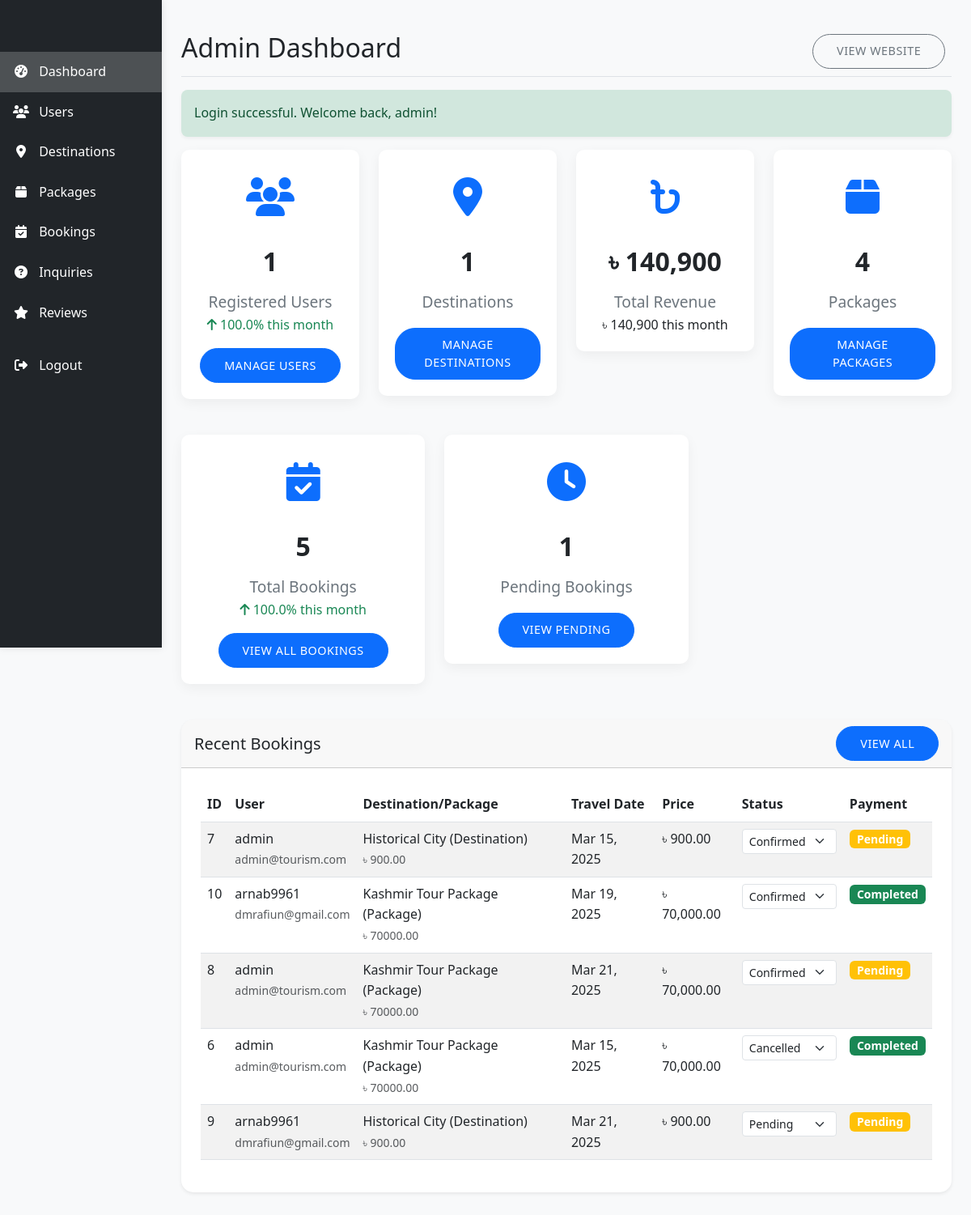
/admin/index.php (signed in), run on an earlier commit of the app's database.
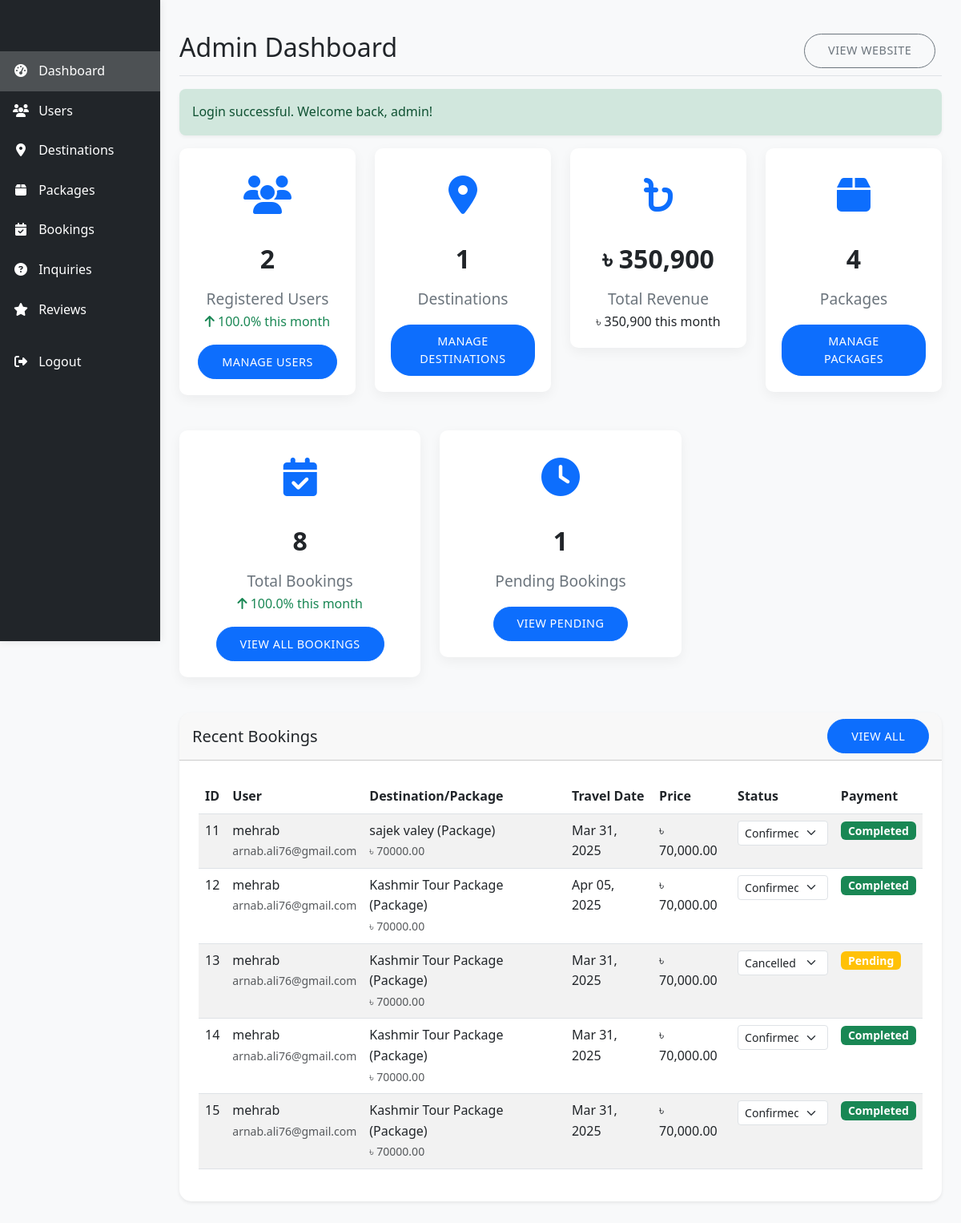
And on a later commit of the database.
### tables this page shows
CREATE TABLE `bookings` (
  `id` int(11) NOT NULL,
  `user_id` int(11) NOT NULL,
  `package_id` int(11) DEFAULT NULL,
  `destination_id` int(11) DEFAULT NULL,
  `booking_date` date NOT NULL,
  `travel_date` date NOT NULL,
  `num_travelers` int(11) NOT NULL,
  `total_price` decimal(10,2) NOT NULL,
  `status` enum('pending','confirmed','cancelled') DEFAULT 'pending',
  `payment_status` enum('pending','completed') DEFAULT 'pending',
  `created_at` timestamp NOT NULL DEFAULT current_timestamp()
);

CREATE TABLE `users` (
  `id` int(11) NOT NULL,
  `username` varchar(50) NOT NULL,
  `password` varchar(255) NOT NULL,
  `email` varchar(100) NOT NULL,
  `full_name` varchar(100) NOT NULL,
  `phone` varchar(20) DEFAULT NULL,
  `address` text DEFAULT NULL,
  `user_type` enum('admin','customer') DEFAULT 'customer',
  `created_at` timestamp NOT NULL DEFAULT current_timestamp()
);

CREATE TABLE `destinations` (
  `id` int(11) NOT NULL,
  `name` varchar(100) NOT NULL,
  `description` text NOT NULL,
  `location` varchar(100) NOT NULL,
  `image` varchar(255) DEFAULT NULL,
  `price` decimal(10,2) NOT NULL,
  `featured` tinyint(1) DEFAULT 0,
  `created_at` timestamp NOT NULL DEFAULT current_timestamp()
);

CREATE TABLE `packages` (
  `id` int(11) NOT NULL,
  `name` varchar(100) NOT NULL,
  `description` text NOT NULL,
  `price` decimal(10,2) NOT NULL,
  `duration` varchar(50) NOT NULL,
  `image` varchar(255) DEFAULT NULL,
  `featured` tinyint(1) DEFAULT 0,
  `created_at` timestamp NOT NULL DEFAULT current_timestamp()
);

### admin/index.php (the view, shortened to what the changed rows need)
<?php
require_once '../includes/config.php';
$users_query = "SELECT
                (SELECT COUNT(*) FROM users WHERE user_type = 'customer') as current_count,
                (SELECT COUNT(*) FROM users WHERE user_type = 'customer'
                 AND created_at >= DATE_SUB(NOW(), INTERVAL 1 MONTH)) as new_count";
$users_result = mysqli_query($conn, $users_query);
$users_data = mysqli_fetch_assoc($users_result);
$users_count = $users_data['current_count'];
$users_growth = $users_data['current_count'] > 0 ?
                ($users_data['new_count'] / $users_data['current_count'] * 100) : 0;
$bookings_query = "SELECT
                   (SELECT COUNT(*) FROM bookings) as total_count,
                   (SELECT COUNT(*) FROM bookings WHERE status = 'pending') as pending_count,
                   (SELECT COUNT(*) FROM bookings WHERE booking_date >= DATE_SUB(NOW(), INTERVAL 1 MONTH)) as new_count";
$bookings_result = mysqli_query($conn, $bookings_query);
$bookings_data = mysqli_fetch_assoc($bookings_result);
$bookings_count = $bookings_data['total_count'];
$bookings_growth = $bookings_data['total_count'] > 0 ?
                   ($bookings_data['new_count'] / $bookings_data['total_count'] * 100) : 0;
$recent_bookings_query = "SELECT b.*, u.username, u.email,
                         d.name as destination_name, d.price as destination_price,
                         p.name as package_name, p.price as package_price,
                         py.payment_method, py.transaction_id, py.sender_number, py.payment_date
                         FROM bookings b
                         JOIN users u ON b.user_id = u.id
                         LEFT JOIN destinations d ON b.destination_id = d.id
                         LEFT JOIN packages p ON b.package_id = p.id
                         LEFT JOIN (
                             SELECT * FROM payments
                             WHERE id IN (
                                 SELECT MAX(id)
                                 FROM payments
                                 GROUP BY booking_id
                             )
                         ) py ON b.id = py.booking_id
                         ORDER BY b.booking_date DESC
                         LIMIT 5";
$recent_bookings_result = mysqli_query($conn, $recent_bookings_query);
$revenue_query = "SELECT SUM(total_price) as total_revenue,
                  SUM(CASE WHEN booking_date >= DATE_SUB(NOW(), INTERVAL 1 MONTH)
                      THEN total_price ELSE 0 END) as monthly_revenue
                  FROM bookings WHERE status = 'confirmed'";
$revenue_result = mysqli_query($conn, $revenue_query);
$revenue_data = mysqli_fetch_assoc($revenue_result);
$total_revenue = $revenue_data['total_revenue'] ?? 0;
$monthly_revenue = $revenue_data['monthly_revenue'] ?? 0;
?>
<!DOCTYPE html>
<html lang="en">
<head>
    <link href="https://cdn.jsdelivr.net/npm/bootstrap@5.3.0/dist/css/bootstrap.min.css" rel="stylesheet">
    <link rel="stylesheet" href="https://cdnjs.cloudflare.com/ajax/libs/font-awesome/6.4.0/css/all.min.css">
    <link rel="stylesheet" href="../css/style.css">
</head>
<body>
    <div class="container-fluid">
        <div class="row">
            <main class="col-md-9 ms-sm-auto col-lg-10 px-md-4 py-4">
                <div class="d-flex justify-content-between flex-wrap flex-md-nowrap align-items-center pt-3 pb-2 mb-3 border-bottom">
                    <h1 class="h2">Admin Dashboard</h1>
                </div>
                <div class="row">
                    <div class="col-md-3 mb-4">
                        <div class="dashboard-card">
                            <div class="icon">
                                <i class="fas fa-users"></i>
                            </div>
                            <div class="count"><?php echo $users_count; ?></div>
                            <div class="title">Registered Users</div>
                            <?php if ($users_growth > 0): ?>
                            <div class="growth text-success">
                                <i class="fas fa-arrow-up"></i> <?php echo number_format($users_growth, 1); ?>% this month
                            </div>
                            <?php endif; ?>
                            <a href="users.php" class="btn btn-sm btn-primary mt-3">Manage Users</a>
                        </div>
                    </div>
                    <div class="col-md-3 mb-4">
                        <div class="dashboard-card">
                            <div class="icon">
                                <i class="fas fa-bangladeshi-taka-sign"></i>
                            </div>
                            <div class="count">৳ <?php echo number_format($total_revenue); ?></div>
                            <div class="title">Total Revenue</div>
                            <div class="subtitle">৳ <?php echo number_format($monthly_revenue); ?> this month</div>
                        </div>
                    </div>
                </div>
                <div class="row">
                    <div class="col-md-4 mb-4">
                        <div class="dashboard-card">
                            <div class="icon">
                                <i class="fas fa-calendar-check"></i>
                            </div>
                            <div class="count"><?php echo $bookings_count; ?></div>
                            <div class="title">Total Bookings</div>
                            <?php if ($bookings_growth > 0): ?>
                            <div class="growth text-success">
                                <i class="fas fa-arrow-up"></i> <?php echo number_format($bookings_growth, 1); ?>% this month
                            </div>
                            <?php endif; ?>
                            <a href="bookings.php" class="btn btn-sm btn-primary mt-3">View All Bookings</a>
                        </div>
                    </div>
                </div>
                <div class="card mb-4">
                    <div class="card-body">
                        <div class="table-responsive">
                            <table class="table table-striped table-hover">
                                <thead>
                                    <tr>
                                        <th>ID</th>
                                        <th>User</th>
                                        <th>Destination/Package</th>
                                        <th>Travel Date</th>
                                        <th>Price</th>
                                        <th>Status</th>
                                        <th>Payment</th>
                                    </tr>
                                </thead>
                                <tbody>
                                    <?php
                                    if (mysqli_num_rows($recent_bookings_result) > 0) {
                                        while ($booking = mysqli_fetch_assoc($recent_bookings_result)) {
                                    ?>
                                        <tr>
                                            <td><?php echo $booking['id']; ?></td>
                                            <td>
                                                <?php echo $booking['username']; ?>
                                                <br>
                                                <small class="text-muted"><?php echo $booking['email']; ?></small>
                                            </td>
                                            <td>
                                                <?php
                                                if ($booking['destination_id']) {
                                                    echo $booking['destination_name'] . ' (Destination)<br>';
                                                    echo '<small class="text-muted">৳ ' . $booking['destination_price'] . '</small>';
                                                } else {
                                                    echo $booking['package_name'] . ' (Package)<br>';
                                                    echo '<small class="text-muted">৳ ' . $booking['package_price'] . '</small>';
                                                }
                                                ?>
                                            </td>
                                            <td><?php echo date('M d, Y', strtotime($booking['travel_date'])); ?></td>
                                            <td>৳ <?php echo number_format($booking['total_price'], 2); ?></td>
                                            <td>
                                                <form method="post" class="d-inline">
                                                    <select name="new_status" class="form-select form-select-sm status-select mb-2" onchange="this.form.submit()">
                                                        <option value="pending" <?php echo $booking['status'] == 'pending' ? 'selected' : ''; ?>>Pending</option>
                                                        <option value="confirmed" <?php echo $booking['status'] == 'confirmed' ? 'selected' : ''; ?>>Confirmed</option>
                                                        <option value="cancelled" <?php echo $booking['status'] == 'cancelled' ? 'selected' : ''; ?>>Cancelled</option>
                                                    </select>
                                                </form>
                                            </td>
                                            <td>
                                                <span class="badge <?php echo $booking['payment_status'] == 'completed' ? 'bg-success' : 'bg-warning'; ?>">
                                                    <?php echo ucfirst($booking['payment_status']); ?>
                                                </span>
                                            </td>
                                        </tr>
                                    <?php
                                        }
                                    } else {
                                        echo '<tr><td colspan="7" class="text-center">No bookings found.</td></tr>';
                                    }
                                    ?>
                                </tbody>
                            </table>
                        </div>
                    </div>
                </div>
            </main>
        </div>
    </div>
</body>
</html>

What changed in the data, as far as the page shows it:
removed bookings: id "7", user.username "admin", user.email "admin@tourism.com", destination.name "Historical City", destination.price "900.00", travel_date "Mar 15, 2025", total_price "900.00", new_status "Confirmed", payment_status "Pending"
no longer on this page (row edited): bookings: id "10", user.username "arnab9961", user.email "dmrafiun@gmail.com", package.name "Kashmir Tour Package", package.price "70000.00", travel_date "Mar 19, 2025", total_price "70,000.00", new_status "Confirmed", payment_status "Completed"
removed bookings: id "8", user.username "admin", user.email "admin@tourism.com", package.name "Kashmir Tour Package", package.price "70000.00", travel_date "Mar 21, 2025", total_price "70,000.00", new_status "Confirmed", payment_status "Pending"
removed bookings: id "6", user.username "admin", user.email "admin@tourism.com", package.name "Kashmir Tour Package", package.price "70000.00", travel_date "Mar 15, 2025", total_price "70,000.00", new_status "Cancelled", payment_status "Completed"
no longer on this page (row edited): bookings: id "9", user.username "arnab9961", user.email "dmrafiun@gmail.com", destination.name "Historical City", destination.price "900.00", travel_date "Mar 21, 2025", total_price "900.00", new_status "Pending", payment_status "Pending"
added bookings: id "11", user.username "mehrab", user.email "arnab.ali76@gmail.com", package.name "sajek valey", package.price "70000.00", travel_date "Mar 31, 2025", total_price "70,000.00", new_status "Confirmed", payment_status "Completed"
added bookings: id "12", user.username "mehrab", user.email "arnab.ali76@gmail.com", package.name "Kashmir Tour Package", package.price "70000.00", travel_date "Apr 05, 2025", total_price "70,000.00", new_status "Confirmed", payment_status "Completed"
added bookings: id "13", user.username "mehrab", user.email "arnab.ali76@gmail.com", package.name "Kashmir Tour Package", package.price "70000.00", travel_date "Mar 31, 2025", total_price "70,000.00", new_status "Cancelled", payment_status "Pending"
added bookings: id "14", user.username "mehrab", user.email "arnab.ali76@gmail.com", package.name "Kashmir Tour Package", package.price "70000.00", travel_date "Mar 31, 2025", total_price "70,000.00", new_status "Confirmed", payment_status "Completed"
added bookings: id "15", user.username "mehrab", user.email "arnab.ali76@gmail.com", package.name "Kashmir Tour Package", package.price "70000.00", travel_date "Mar 31, 2025", total_price "70,000.00", new_status "Confirmed", payment_status "Completed"
Also different on the page:
$users_count: "1" → "2"
$total_revenue: "140,900" → "350,900"
$monthly_revenue: "140,900" → "350,900"
$bookings_count: "5" → "8"
